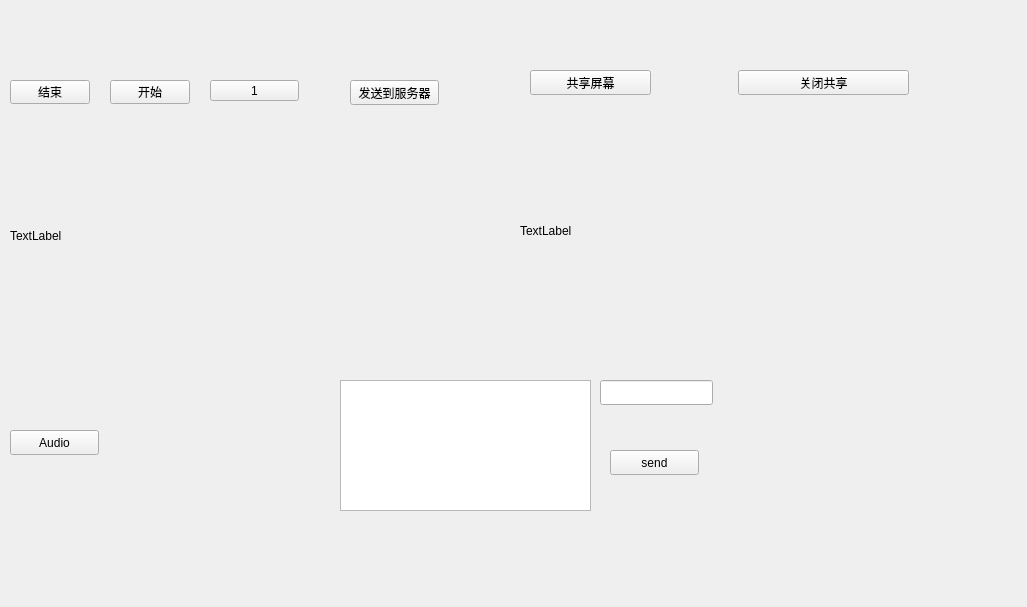
<?xml version="1.0" encoding="UTF-8"?>
<ui version="4.0">
 <class>MainWindow</class>
 <widget class="QMainWindow" name="MainWindow">
  <property name="geometry">
   <rect>
    <x>0</x>
    <y>0</y>
    <width>1027</width>
    <height>607</height>
   </rect>
  </property>
  <property name="windowTitle">
   <string>MainWindow</string>
  </property>
  <widget class="QWidget" name="centralwidget">
   <widget class="QLabel" name="label">
    <property name="geometry">
     <rect>
      <x>10</x>
      <y>120</y>
      <width>431</width>
      <height>231</height>
     </rect>
    </property>
    <property name="text">
     <string>TextLabel</string>
    </property>
   </widget>
   <widget class="QPushButton" name="endBtn">
    <property name="geometry">
     <rect>
      <x>10</x>
      <y>80</y>
      <width>80</width>
      <height>24</height>
     </rect>
    </property>
    <property name="text">
     <string>结束</string>
    </property>
   </widget>
   <widget class="QPushButton" name="startBtn">
    <property name="geometry">
     <rect>
      <x>110</x>
      <y>80</y>
      <width>80</width>
      <height>24</height>
     </rect>
    </property>
    <property name="text">
     <string>开始</string>
    </property>
   </widget>
   <widget class="QPushButton" name="sendData_btn">
    <property name="geometry">
     <rect>
      <x>210</x>
      <y>80</y>
      <width>89</width>
      <height>21</height>
     </rect>
    </property>
    <property name="text">
     <string>1</string>
    </property>
   </widget>
   <widget class="QPushButton" name="send_picBtn">
    <property name="geometry">
     <rect>
      <x>350</x>
      <y>80</y>
      <width>89</width>
      <height>25</height>
     </rect>
    </property>
    <property name="text">
     <string>发送到服务器</string>
    </property>
   </widget>
   <widget class="QPushButton" name="btn_Audio">
    <property name="geometry">
     <rect>
      <x>10</x>
      <y>430</y>
      <width>89</width>
      <height>25</height>
     </rect>
    </property>
    <property name="text">
     <string>Audio</string>
    </property>
   </widget>
   <widget class="QPushButton" name="stopShareBtn">
    <property name="geometry">
     <rect>
      <x>738</x>
      <y>70</y>
      <width>171</width>
      <height>25</height>
     </rect>
    </property>
    <property name="text">
     <string>关闭共享</string>
    </property>
   </widget>
   <widget class="QPushButton" name="shareDesk_btn">
    <property name="geometry">
     <rect>
      <x>530</x>
      <y>70</y>
      <width>121</width>
      <height>25</height>
     </rect>
    </property>
    <property name="text">
     <string>共享屏幕</string>
    </property>
   </widget>
   <widget class="QLabel" name="label_shareDesktop">
    <property name="geometry">
     <rect>
      <x>520</x>
      <y>110</y>
      <width>451</width>
      <height>241</height>
     </rect>
    </property>
    <property name="text">
     <string>TextLabel</string>
    </property>
   </widget>
   <widget class="QLineEdit" name="lineEdit">
    <property name="geometry">
     <rect>
      <x>600</x>
      <y>380</y>
      <width>113</width>
      <height>25</height>
     </rect>
    </property>
   </widget>
   <widget class="QPushButton" name="btn_sendMessage">
    <property name="geometry">
     <rect>
      <x>610</x>
      <y>450</y>
      <width>89</width>
      <height>25</height>
     </rect>
    </property>
    <property name="text">
     <string>send</string>
    </property>
   </widget>
   <widget class="QTextEdit" name="textEdit">
    <property name="geometry">
     <rect>
      <x>340</x>
      <y>380</y>
      <width>251</width>
      <height>131</height>
     </rect>
    </property>
   </widget>
  </widget>
 </widget>
 <resources/>
 <connections/>
</ui>
